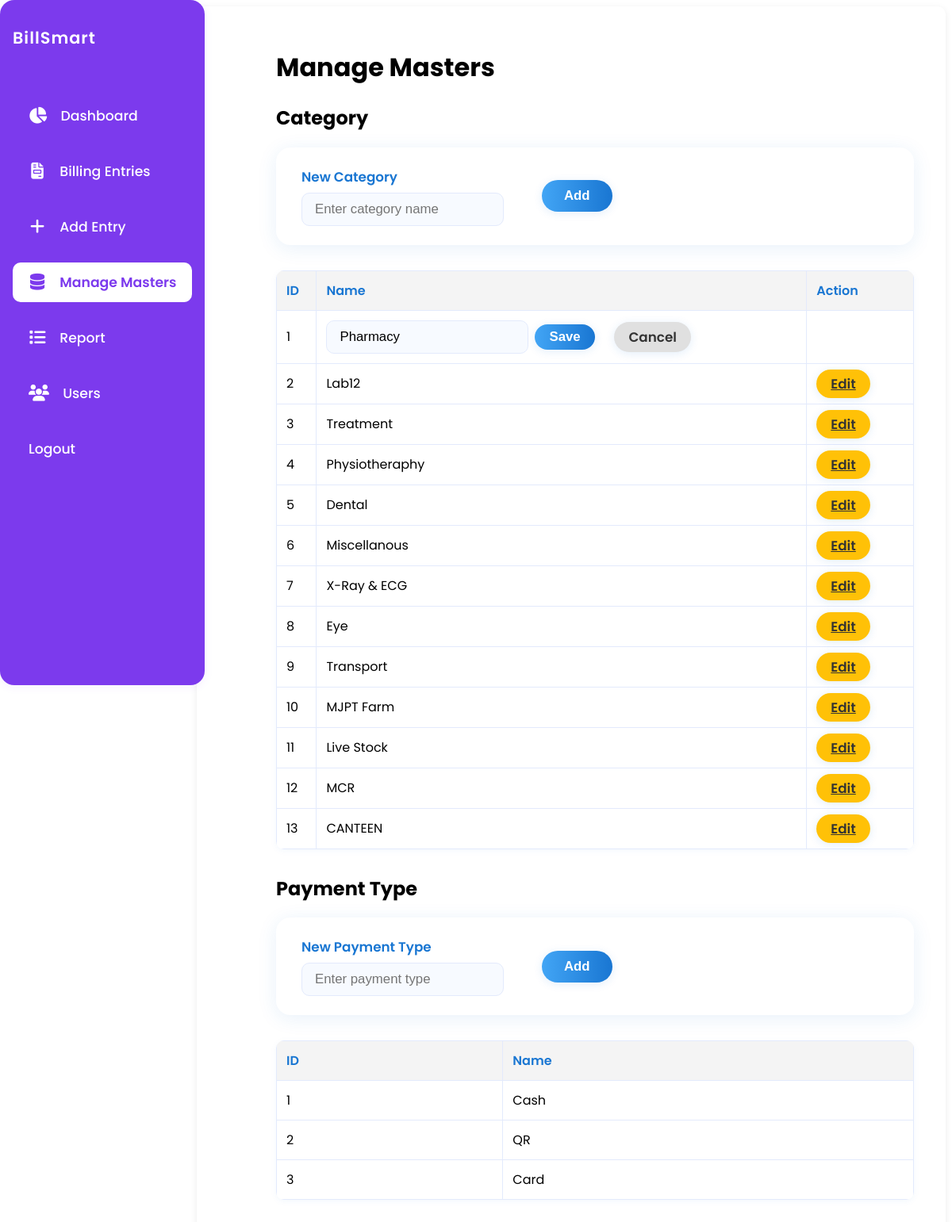
Page /masters?edit_category=1 (signed in) on the committed database.
### app.py (models this page shows)
class Category(db.Model):
    id = db.Column(db.Integer, primary_key=True)
    name = db.Column(db.String(100), unique=True, nullable=False)

class PaymentType(db.Model):
    id = db.Column(db.Integer, primary_key=True)
    name = db.Column(db.String(100), unique=True, nullable=False)

### app.py (the view, shortened to what this page needs)
@app.route('/masters', methods=['GET', 'POST'])
@login_required
def masters():
    categories = Category.query.all()
    payment_types = PaymentType.query.all()
    edit_category = None
    edit_category_id = request.args.get('edit_category')
    if edit_category_id:
        edit_category = Category.query.get(int(edit_category_id))
    return render_template('masters.html', categories=categories, payment_types=payment_types, edit_category=edit_category)

### app.py (called while the page is built, shortened)
def login_required(f):
    @wraps(f)
    def decorated_function(*args, **kwargs):
        if 'user_id' not in session:
            return redirect(url_for('login'))
        return f(*args, **kwargs)
    return decorated_function

@app.context_processor
def inject_usertype():
    return dict(session=session)

@app.before_request
def daily_backup():
    if not os.path.exists(BACKUP_DIR):
        os.makedirs(BACKUP_DIR)
    today = datetime.now().strftime('%Y-%m-%d')
    last_backup = None
    if os.path.exists(LAST_BACKUP_FILE):
        with open(LAST_BACKUP_FILE, 'r') as f:
            last_backup = f.read().strip()

### templates/masters.html (shortened to what this page needs)
<!DOCTYPE html>
<html lang="en">
<head>
</head>
<body>
            {% from '_flash_messages.html' import flash_messages %}
        <div class="container" style="max-width:100vw; padding:32px 40px 32px 100px;">
            {% include '_navbar.html' %}
        <h1>Manage Masters</h1>
        <h2>Category</h2>
        <form method="post" class="card-form">
            <label class="card-label">
                <span class="card-label-text">New Category</span>
                <input type="text" name="category" placeholder="Enter category name" required class="card-input">
            </label>
            <button type="submit" class="card-btn">Add</button>
        </form>
        <table>
            <tr><th>ID</th><th>Name</th><th>Action</th></tr>
            {% for cat in categories %}
            <tr>
                <td>{{ cat.id }}</td>
                <td>
                    {% if edit_category and edit_category.id == cat.id %}
                        <form method="post" class="card-form" style="background:none; box-shadow:none; padding:0; margin:0; gap:0.5em;">
                            <input type="text" name="edit_category_name" value="{{ cat.name }}" required class="card-input" style="min-width:120px;">
                            <button type="submit" class="card-btn" style="padding:6px 18px;">Save</button>
                            <a href="{{ url_for('masters') }}" class="card-btn" style="background:#e0e0e0; color:#333; padding:6px 18px; text-decoration:none;">Cancel</a>
                        </form>
                    {% else %}
                        {{ cat.name }}
                    {% endif %}
                </td>
                <td>
                    {% if not (edit_category and edit_category.id == cat.id) %}
                        <a href="{{ url_for('masters', edit_category=cat.id) }}" class="card-btn" style="padding:6px 18px; background:#ffc107; color:#333;">Edit</a>
                    {% endif %}
                </td>
            </tr>
            {% endfor %}
        </table>
        <h2>Payment Type</h2>
        <form method="post" class="card-form">
            <label class="card-label">
                <span class="card-label-text">New Payment Type</span>
                <input type="text" name="payment_type" placeholder="Enter payment type" required class="card-input">
            </label>
            <button type="submit" class="card-btn">Add</button>
        </form>
        <table>
            <tr><th>ID</th><th>Name</th></tr>
            {% for pt in payment_types %}
            <tr><td>{{ pt.id }}</td><td>{{ pt.name }}</td></tr>
            {% endfor %}
        </table>
    </div>
</body>
</html>

### templates/masters.html (style rules this page uses)
.container { max-width: 900px; margin-left: 220px; background: #fff; padding: 2em 2.5em; border-radius: 10px; box-shadow: 0 2px 8px rgba(0,0,0,0.08); }
.card-form { display: flex; flex-wrap: wrap; gap: 1.5em; align-items: center; margin-bottom: 2em; background: #fff; padding: 1.5em 2em; border-radius: 18px; box-shadow: 0 4px 24px rgba(25, 118, 210, 0.10); }
.card-label { display: flex; flex-direction: column; gap: 0.3em; margin-right: 1.5em; }
.card-label-text { font-size: 1.05em; color: #1976d2; font-weight: 600; margin-bottom: 2px; }
.card-input { padding: 10px 16px; border: 1px solid #e3eafc; border-radius: 10px; font-size: 1.05em; background: #f7faff; transition: border-color 0.2s; }
.card-btn { background: linear-gradient(90deg, #42a5f5 0%, #1976d2 100%); color: #fff; border: none; padding: 10px 28px; border-radius: 30px; font-size: 1.05em; font-weight: 600; box-shadow: 0 2px 12px rgba(25, 118, 210, 0.12); margin-right: 1em; cursor: pointer; transition: background 0.2s, box-shadow 0.2s; }
table { border-collapse: collapse; width: 100%; margin-bottom: 2em; background: #fff; box-shadow: 0 2px 8px rgba(25, 118, 210, 0.05); border-radius: 10px; overflow: hidden; }
th, td { border: 1px solid #e3eafc; padding: 12px; text-align: left; }
th { background: #f4f4f4; color: #1976d2; font-weight: 600; }

### templates/_navbar.html (style rules this page uses)
body { font-family: 'Poppins', Arial, sans-serif; }
.container { margin-left: 240px !important; max-width: 900px; }

### rows in the picture
Category: id "1", edit_category_name "Pharmacy"
Category: id "2", name "Lab12"
Category: id "3", name "Treatment"
Category: id "4", name "Physiotheraphy"
Category: id "5", name "Dental"
Category: id "6", name "Miscellanous"
Category: id "7", name "X-Ray & ECG"
Category: id "8", name "Eye"
Category: id "9", name "Transport"
Category: id "10", name "MJPT Farm"
Category: id "11", name "Live Stock"
Category: id "12", name "MCR"
Category: id "13", name "CANTEEN"
PaymentType: id "1", name "Cash"
PaymentType: id "2", name "QR"
PaymentType: id "3", name "Card"
